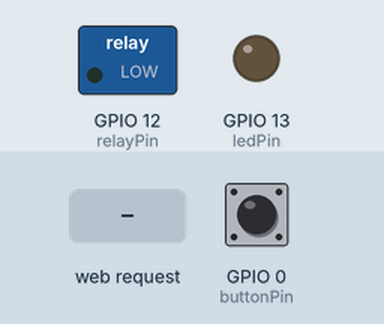
A sketch run on a simulated ESP8266 (NodeMCU). Shown: switched loads named in the sketch (green lamp = pin HIGH), output pins drawn as LEDs (lit = HIGH). The test bench sets the inputs (shaded band); at power-on: GPIO 0 (buttonPin) LOW. What the sketch prints to the serial monitor is not drawn.

Above: at 2.2 s.
2.3 s: HTTP request GET / received
At 3.5 s:
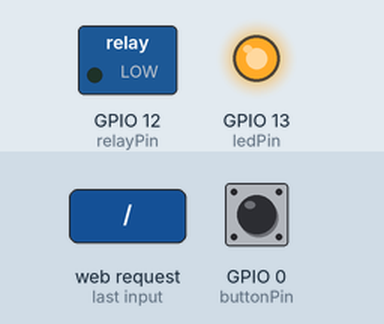
3.8 s: HTTP request GET /on received
At 4.6 s:
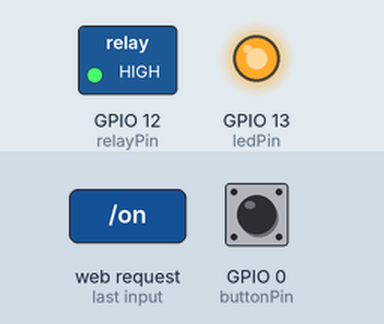
5.3 s: HTTP request GET / received
At 5.8 s:
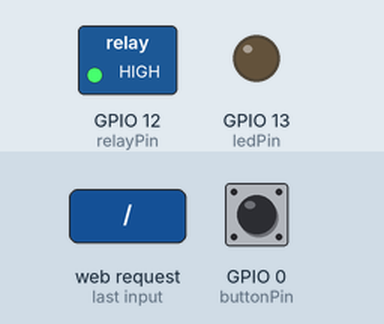
6.8 s: HTTP request GET /off received
At 8.2 s:
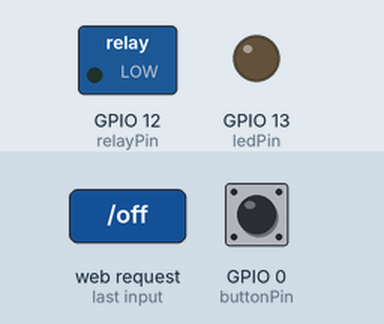
Timing chart, 0 to 9.3 s (numbered marks = the images above; inputs shaded):
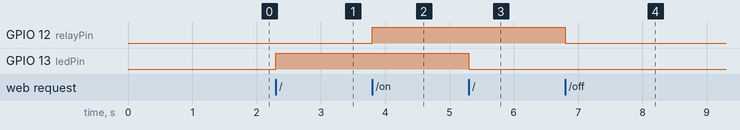

Measured:
- after the input at 2.3 s, GPIO 13 (ledPin): LOW → HIGH at once
- after the input at 3.8 s, GPIO 12 (relayPin): LOW → HIGH at once
- after the input at 5.3 s, GPIO 13 (ledPin): HIGH → LOW at once
- after the input at 6.8 s, GPIO 12 (relayPin): HIGH → LOW at once

The sketch:

APmode.ino
```cpp
// (licence header left out)
/* Create a WiFi access point and provide a web server on it. */

#include <ESP8266WiFi.h>
#include <WiFiClient.h>
#include <ESP8266WebServer.h>

const int buttonPin = 0;
const int ledPin = 13;
const int relayPin = 12;

/* Set these to your desired credentials. */
const char *ssid = "ESPswitch";
const char *password = "thin8266";

ESP8266WebServer server(80);

/* Just a little test message.  Go to http://192.168.4.1 in a web browser
 * connected to this access point to see it.
 */
void handleRoot() {
  static uint8_t temp = 0;
	server.send(200, "text/html", "<h1>You are connected</h1>");
  digitalWrite(ledPin, temp^=1);
}
void handleOn() {
 server.send(200, "text/html", "<h1>On</h1>");
 digitalWrite(relayPin, HIGH);
}
void handleOff() {
 server.send(200, "text/html", "<h1>Off</h1>");
 digitalWrite(relayPin, LOW);
}

void setup() {
	delay(1000);
	Serial.begin(115200);
	Serial.println();
	Serial.print("Configuring access point...");
	/* You can remove the password parameter if you want the AP to be open. */
	WiFi.softAP(ssid, password);

	IPAddress myIP = WiFi.softAPIP();
	Serial.print("AP IP address: ");
	Serial.println(myIP);
	server.on("/", handleRoot);
  server.on("/on", handleOn);
  server.on("/off", handleOff);
	server.begin();
	Serial.println("HTTP server started");
  pinMode(ledPin, OUTPUT);
  pinMode(relayPin, OUTPUT);
}

int ledState = HIGH;         // the current state of the output pin
int buttonState;             // the current reading from the input pin
int lastButtonState = LOW;   // the previous reading from the input pin

unsigned long lastDebounceTime = 0;  // the last time the output pin was toggled
unsigned long debounceDelay = 50;    // the debounce time; increase if the output flickers
unsigned long lastBtnDown = 0;

void handleButton() {
  // read the state of the switch into a local variable:
  int reading = digitalRead(buttonPin);

  // check to see if you just pressed the button
  // (i.e. the input went from LOW to HIGH),  and you've waited
  // long enough since the last press to ignore any noise:

  // If the switch changed, due to noise or pressing:
  if (reading != lastButtonState) {
    // reset the debouncing timer
    lastDebounceTime = millis();
  }

  if ((millis() - lastDebounceTime) > debounceDelay) {
    // whatever the reading is at, it's been there for longer
    // than the debounce delay, so take it as the actual current state:

    // if the button state has changed:
    if (reading != buttonState) {
      buttonState = reading;

      // only toggle the LED if the new button state is HIGH
      if (buttonState == HIGH) {
        ledState = !ledState;

        // set the LED:
        // digitalWrite(ledPin, ledState);

        //long press to power off, short press to power on
        digitalWrite(relayPin, (millis()-lastBtnDown < 2000));
      }else{
        lastBtnDown = millis();
      }
    }
  }

  // save the reading.  Next time through the loop,
  // it'll be the lastButtonState:
  lastButtonState = reading;
}

void loop() {
  handleButton();
	server.handleClient();
}
```
